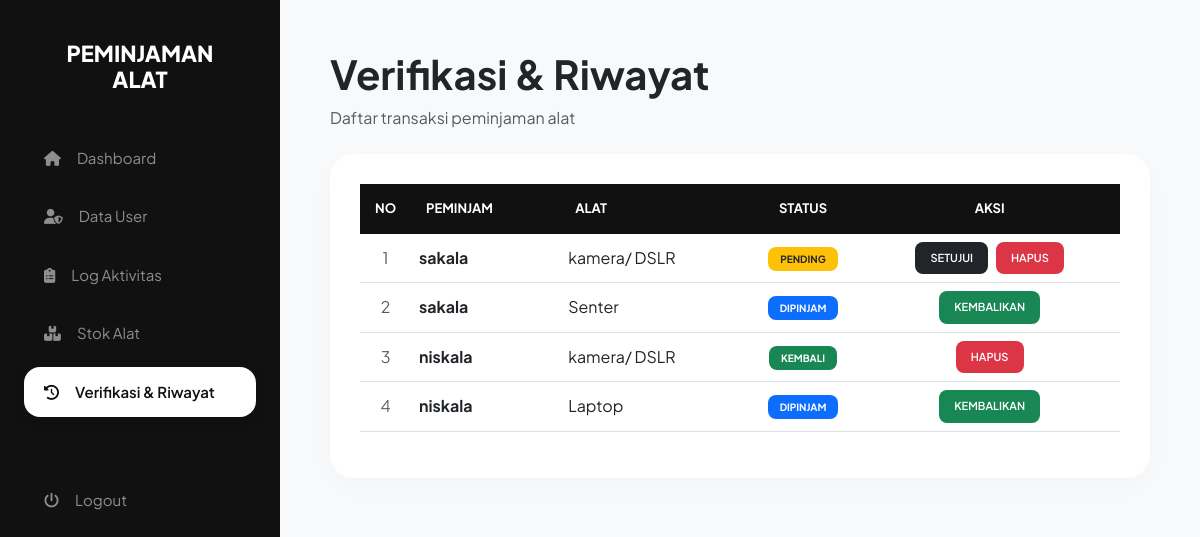
Page /views/peminjaman/Datapeminjaman.php (signed in) on the committed database.
### tables this page shows
CREATE TABLE `peminjaman` (
  `id_pinjam` int(11) NOT NULL,
  `nama` varchar(55) NOT NULL,
  `id_alat` int(20) NOT NULL,
  `jumlah` int(11) DEFAULT NULL,
  `tgl_pinjam` date NOT NULL,
  `tgl_kembali` date DEFAULT NULL,
  `status` varchar(20) NOT NULL,
  `user_id` int(11) DEFAULT NULL,
  `status_kembali` enum('Belum','Sudah') DEFAULT 'Belum'
);

CREATE TABLE `alat` (
  `id_alat` int(11) NOT NULL,
  `nama_alat` varchar(100) NOT NULL,
  `stok` int(11) NOT NULL COMMENT 'solder listrik'
);

### views/peminjaman/Datapeminjaman.php (the view, shortened to what this page needs)
<?php
include '../../model/m_koneksi.php';
$role_user = strtolower(trim($_SESSION['role']));
?>
<!DOCTYPE html>
<html lang="en">
<head>
    <link href="https://cdn.jsdelivr.net/npm/bootstrap@5.3.0/dist/css/bootstrap.min.css" rel="stylesheet">
    <link rel="stylesheet" href="https://cdnjs.cloudflare.com/ajax/libs/font-awesome/6.5.1/css/all.min.css">
</head>
<body>
<div class="sidebar">
    <h2>PEMINJAMAN<br>ALAT</h2>
    <div class="nav flex-column">
        <a href="../admin/index.php" class="nav-link"><i class="fas fa-house me-3"></i> Dashboard</a>
        <?php if ($role_user == 'admin') : ?>
            <a href="../admin/data_user.php" class="nav-link"><i class="fas fa-user-shield me-3"></i> Data User</a>
            <a href="../admin/log_aktivitas.php" class="nav-link"><i class="fas fa-clipboard-list me-3"></i> Log Aktivitas</a>
        <?php endif; ?>
        <a href="../alat/index.php" class="nav-link">
            <i class="fas fa-boxes-stacked me-3"></i>
            <?= ($role_user == 'peminjam') ? 'Pinjam Alat' : 'Stok Alat'; ?>
        </a>
        <a href="Datapeminjaman.php" class="nav-link active">
            <i class="fas fa-clock-rotate-left me-3"></i>
            <?= ($role_user == 'peminjam') ? 'Riwayat Pinjam Saya' : 'Verifikasi & Riwayat'; ?>
        </a>
        <a href="../auth/logout.php" class="nav-link text-danger" style="margin-top: 50px;" onclick="return confirm('Yakin ingin keluar?')">
            <i class="fas fa-power-off me-3"></i> Logout
        </a>
    </div>
</div>
<div class="main-content">
    <div class="mb-4">
        <h1 class="fw-bold"><?= ($role_user == 'peminjam') ? 'Riwayat Pinjam Saya' : 'Verifikasi & Riwayat'; ?></h1>
        <p class="text-muted">Daftar transaksi peminjaman alat </p>
    </div>
    <div class="table-container text-nowrap">
        <table class="table table-hover align-middle">
            <thead>
                <tr>
                    <th class="text-center" width="5%">NO</th>
                    <th width="20%">PEMINJAM</th>
                    <th width="25%">ALAT</th>
                    <th class="text-center" width="15%">STATUS</th>
                    <?php if ($role_user == 'admin' || $role_user == 'petugas') : ?>
                        <th class="text-center" width="35%">AKSI</th>
                    <?php endif; ?>
                </tr>
            </thead>
            <tbody>
                <?php
                $no = 1;
                $query = "SELECT peminjaman.*, alat.nama_alat FROM peminjaman
                          JOIN alat ON peminjaman.id_alat = alat.id_alat";
                $query .= " ORDER BY id_pinjam DESC";
                $result = mysqli_query($conn, $query);
                while($d = mysqli_fetch_array($result)){
                    $st = strtoupper($d['status']);
                ?>
                <tr>
                    <td class="text-center text-muted"><?= $no++; ?></td>
                    <td class="fw-bold"><?= htmlspecialchars($d['nama']); ?></td>
                    <td><?= htmlspecialchars($d['nama_alat']); ?></td>
                    <td class="text-center">
                        <?php if($st == 'DIPINJAM') : ?>
                            <span class="badge bg-primary badge-status">DIPINJAM</span>
                        <?php elseif($st == 'KEMBALI' || $st == 'DIKEMBALIKAN') : ?>
                            <span class="badge bg-success badge-status">KEMBALI</span>
                        <?php elseif($st == 'DITOLAK') : ?>
                            <span class="badge bg-secondary badge-status">DITOLAK</span>
                        <?php else : ?>
                            <span class="badge bg-warning text-dark badge-status">PENDING</span>
                        <?php endif; ?>
                    </td>
                    <?php if ($role_user == 'admin' || $role_user == 'petugas') : ?>
                    <td class="text-center">
                        <div class="d-flex justify-content-center gap-2">
                            <?php if($st == 'PENDING') : ?>
                                <a href="proses_status.php?id=<?= $d['id_pinjam']; ?>&aksi=setujui" class="btn btn-dark btn-action">SETUJUI</a>
                                <a href="proses_status.php?id=<?= $d['id_pinjam']; ?>&aksi=hapus" class="btn btn-danger btn-action" onclick="return confirm('Hapus?')">HAPUS</a>
                            <?php elseif($st == 'DIPINJAM') : ?>
                                <a href="proses_status.php?id=<?= $d['id_pinjam']; ?>&aksi=kembali" class="btn btn-success btn-action">KEMBALIKAN</a>
                            <?php else : ?>
                                <a href="proses_status.php?id=<?= $d['id_pinjam']; ?>&aksi=hapus" class="btn btn-danger btn-action" onclick="return confirm('Hapus?')">HAPUS</a>
                            <?php endif; ?>
                        </div>
                    </td>
                    <?php endif; ?>
                </tr>
                <?php } ?>
            </tbody>
        </table>
    </div>
</div>
</body>
</html>

### views/peminjaman/Datapeminjaman.php (style rules this page uses)
body { font-family: 'Plus Jakarta Sans', sans-serif; background: #f8f9fa; display: flex; margin: 0; min-height: 100vh; }
.sidebar { width: 280px; background: #111; color: white; padding: 40px 24px; position: fixed; height: 100vh; z-index: 1000; box-sizing: border-box; }
.sidebar h2 { font-size: 22px; font-weight: 800; text-align: center; margin-bottom: 40px; text-transform: uppercase; line-height: 1.2; color: white; }
.nav-link { color: #8e8e8e !important; padding: 14px 20px; border-radius: 16px; margin-bottom: 8px; text-decoration: none !important; display: flex; align-items: center; transition: 0.3s; font-size: 15px; }
.nav-link.active { background: #fff !important; color: #111 !important; font-weight: 600; box-shadow: 0 4px 15px rgba(0,0,0,0.1); }
.main-content { margin-left: 280px; padding: 50px; width: calc(100% - 280px); box-sizing: border-box; }
.table-container { background: white; border-radius: 24px; padding: 30px; box-shadow: 0 10px 30px rgba(0,0,0,0.02); }
.table thead th { background: #111 !important; color: white; padding: 15px; border: none; font-size: 13px; text-transform: uppercase; }
.badge-status { border-radius: 8px; font-size: 10px; padding: 7px 12px; font-weight: 700; text-transform: uppercase; }
.btn-action { border-radius: 8px; font-size: 11px; font-weight: 600; padding: 8px 15px; transition: 0.3s; border: none; }

### rows in the picture
peminjaman: nama "sakala", id_alat.nama_alat "kamera/ DSLR", status "PENDING"
peminjaman: nama "sakala", id_alat.nama_alat "Senter", status "DIPINJAM"
peminjaman: nama "niskala", id_alat.nama_alat "kamera/ DSLR", status "KEMBALI"
peminjaman: nama "niskala", id_alat.nama_alat "Laptop", status "DIPINJAM"
